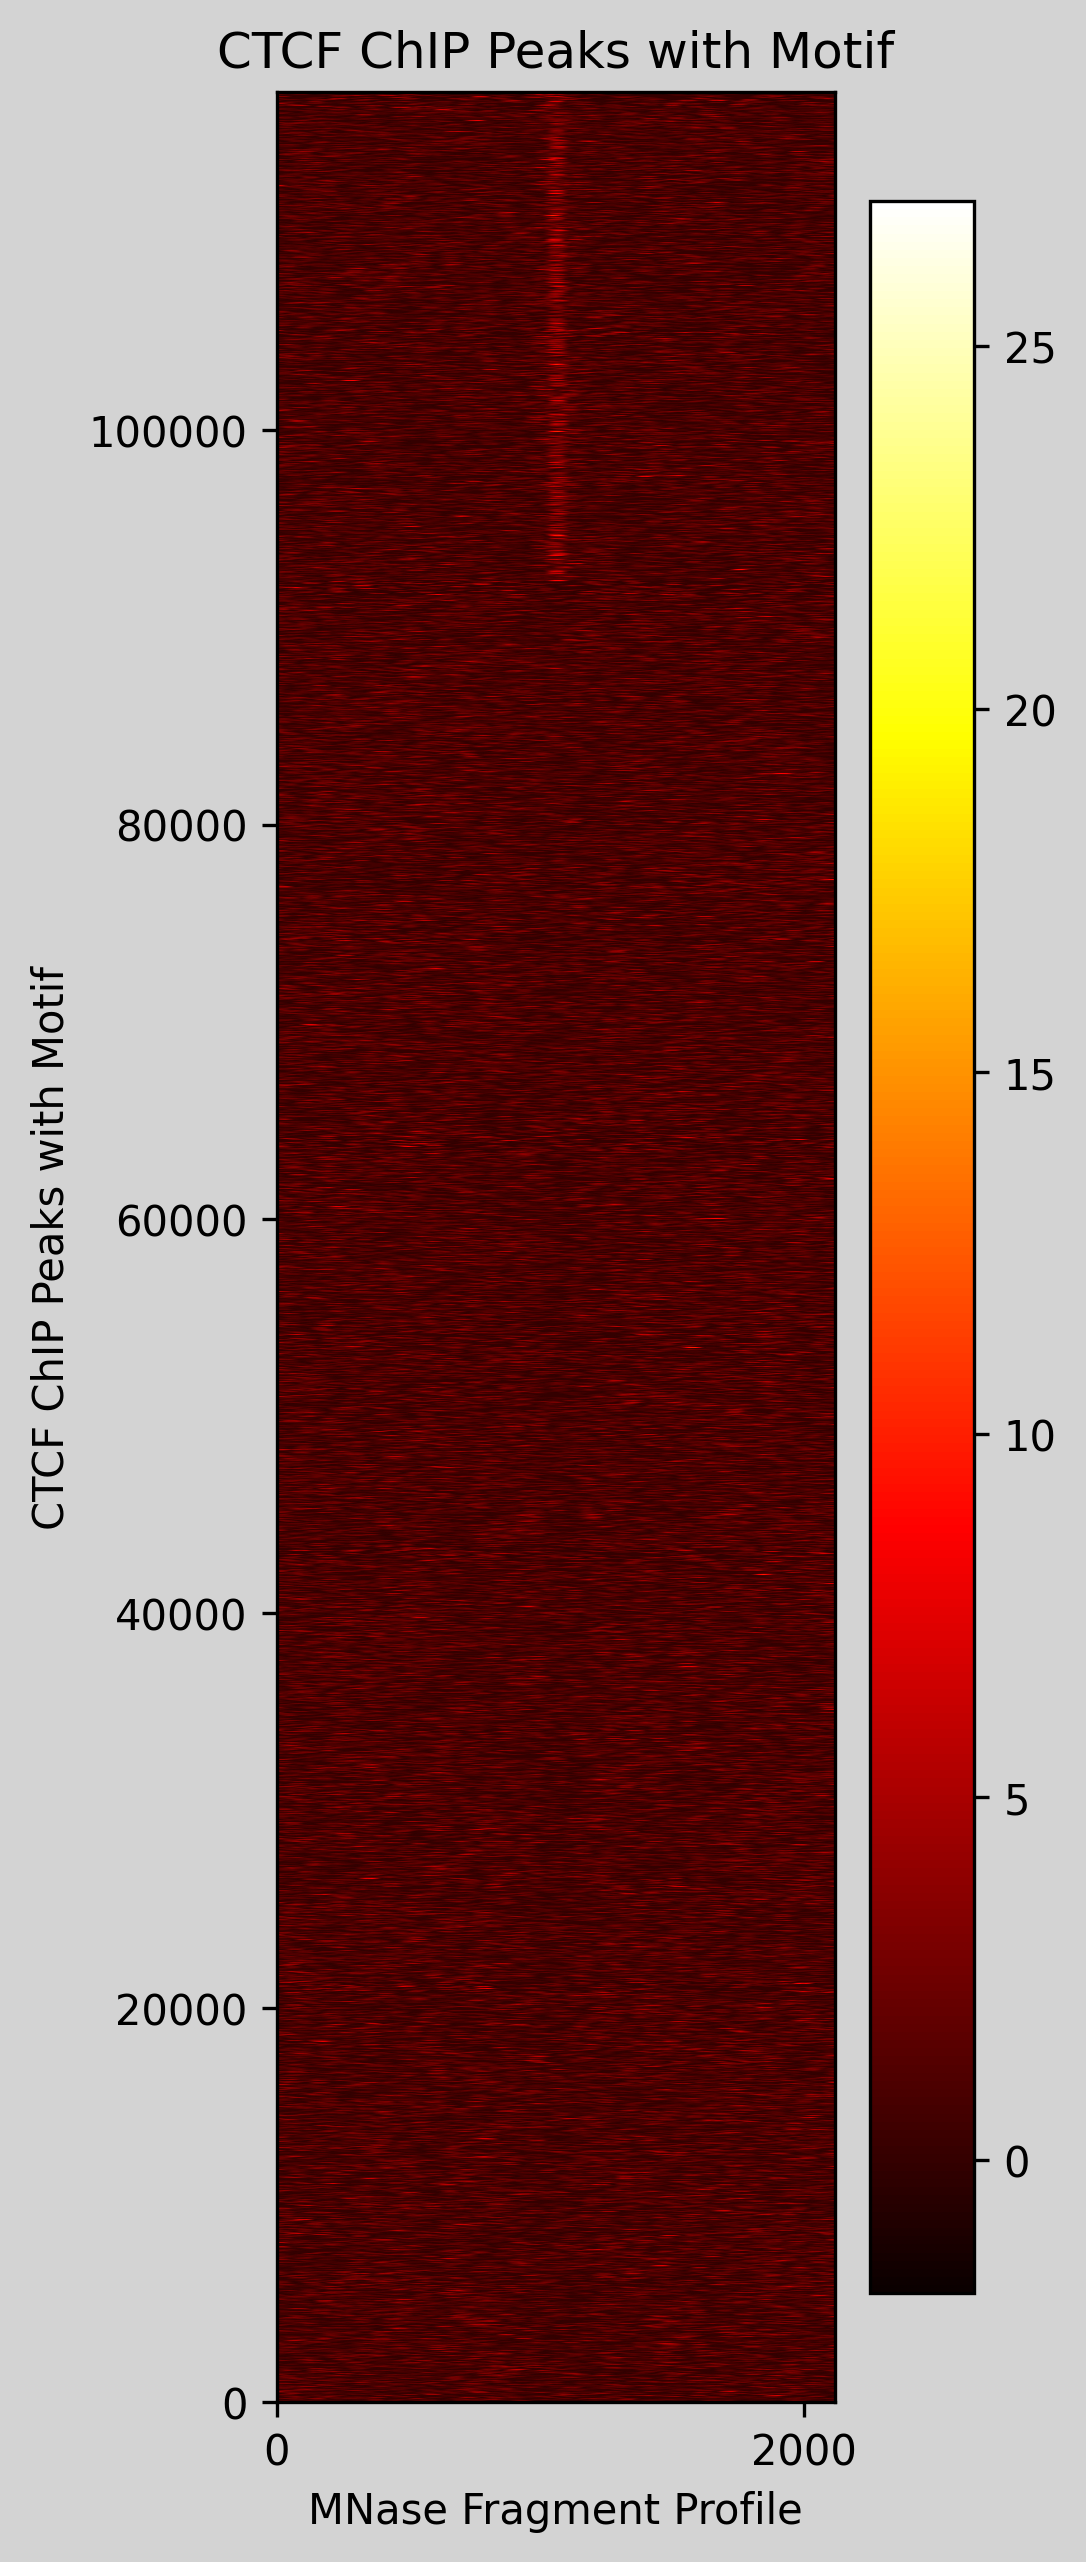

Reproduce this figure in Python.
import matplotlib.pyplot as plt
import numpy as np

#Loading data from the TSV file into a NumPy array.
data = np.loadtxt("new_data.tsv", delimiter="\t")

#Setting up the figure dimensions.
plt.figure(figsize=(3, 10),facecolor='lightgray')  # Adjust the figure size as needed for better visualization.

#Creating the heatmap using the data, with a color map 'hot' and nearest interpolation.
plt.imshow(data, cmap='hot', interpolation='nearest', aspect='auto')

#Adding a color bar on the right to show the scale of intensity values.
plt.colorbar(orientation='vertical')

#Setting the plot title and axis labels for clarity.
plt.title("CTCF ChIP Peaks with Motif")
plt.xlabel("MNase Fragment Profile")
plt.ylabel("CTCF ChIP Peaks with Motif")

#Customizing x-axis and y-axis ticks to fit the data's range.
plt.xticks([0, 2000], [0, 2000])  # x-axis ticks and labels
plt.yticks([0, 20000, 40000, 60000, 80000, 100000], [0, 20000, 40000, 60000, 80000, 100000])  # y-axis ticks and labels

#Inverting the y-axis to match the preferred orientation.
plt.gca().invert_yaxis()
plt.savefig("heatmap.png", dpi=300, bbox_inches="tight")

